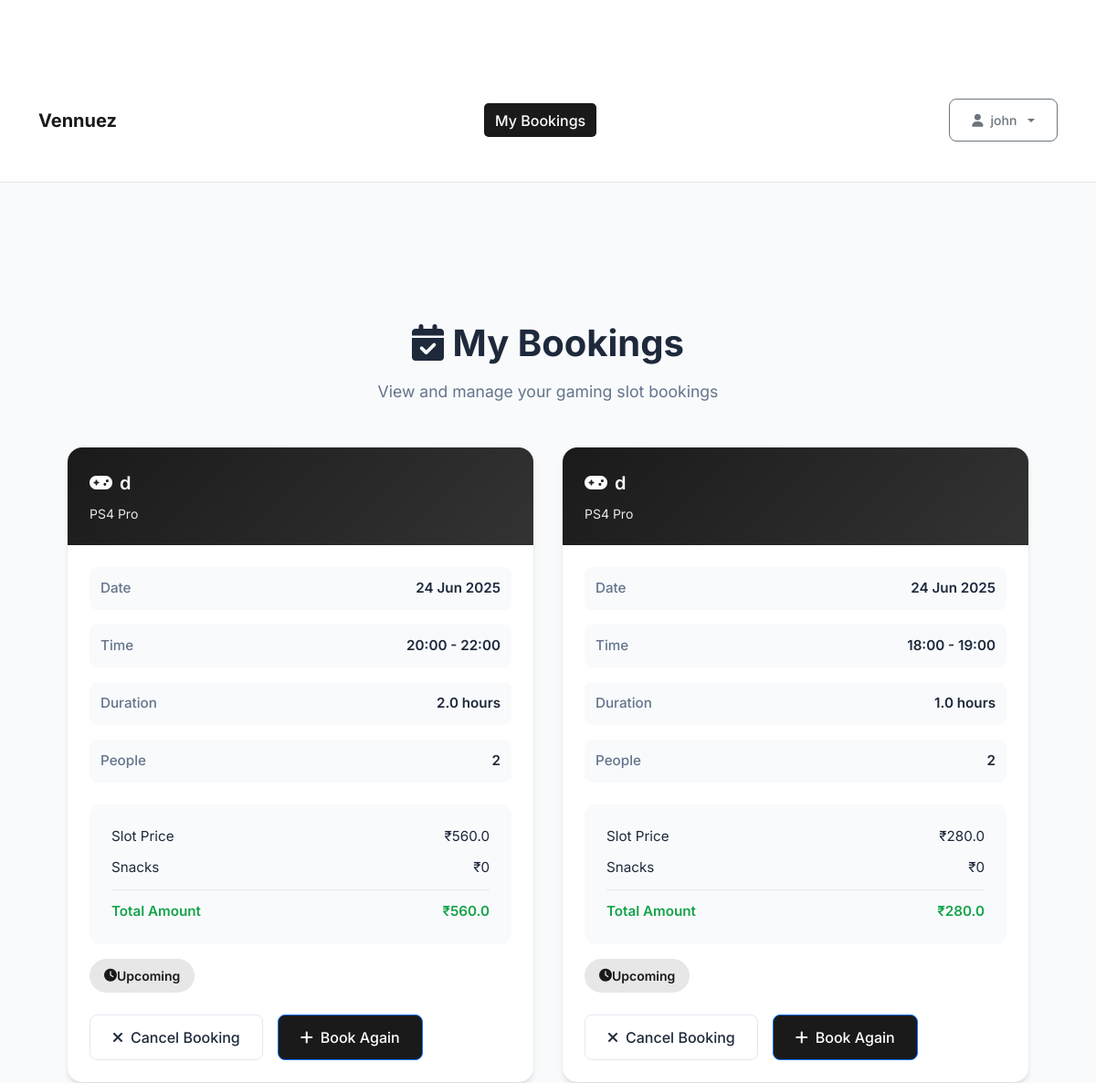
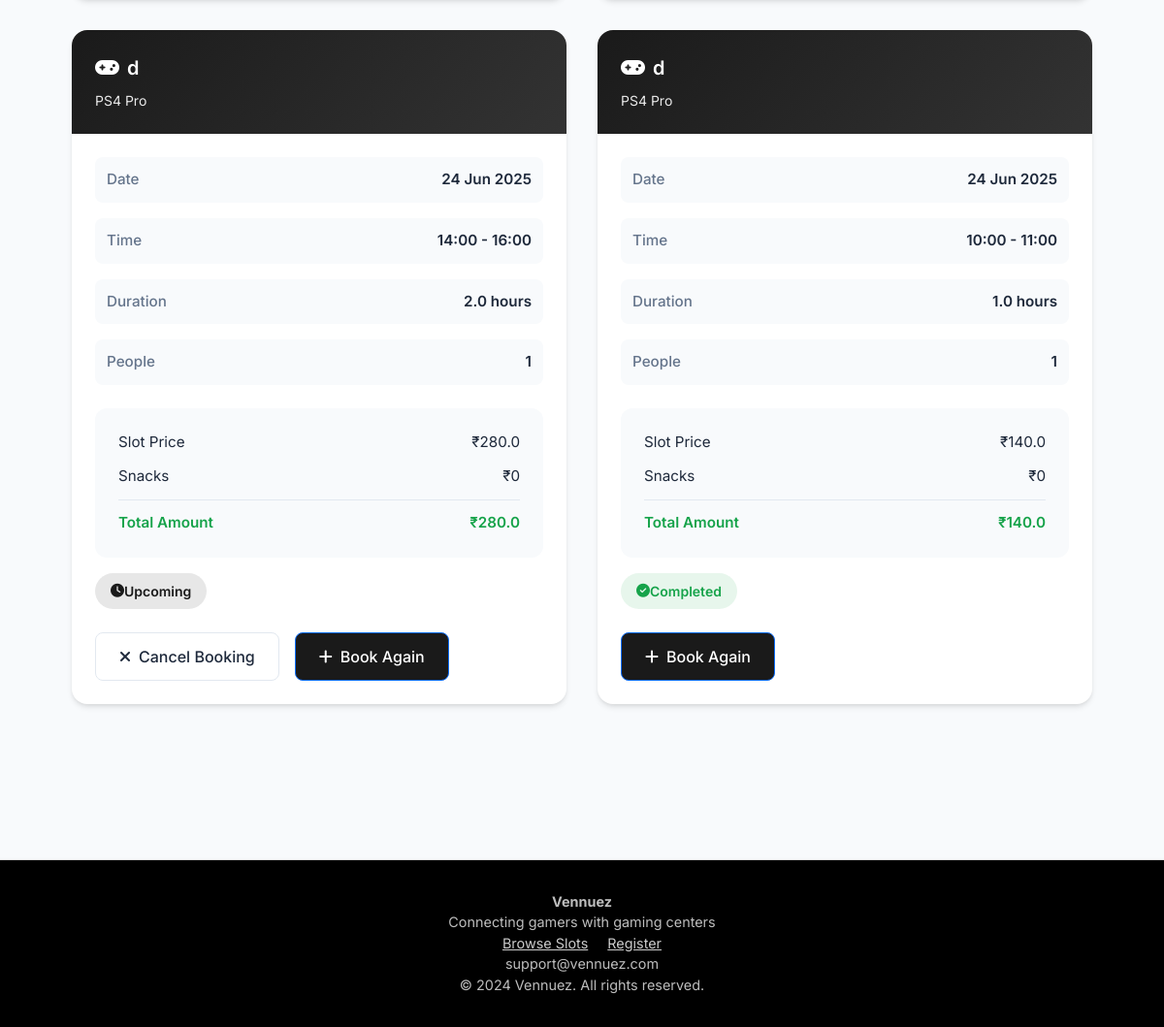
The app's page /user_dashboard (signed in) with its own data (2 pictures, top to bottom).
### models.py (models this page shows, shortened)
class User(UserMixin, db.Model):
    __tablename__ = 'users'
    id = db.Column(db.Integer, primary_key=True)
    username = db.Column(db.String(80), unique=True, nullable=False)
    email = db.Column(db.String(120), unique=True, nullable=True)
    phone = db.Column(db.String(20), nullable=False , unique = True)
    password_hash = db.Column(db.String(256), nullable=False)
    full_name = db.Column(db.String(120), nullable=True)
    age = db.Column(db.Integer, nullable=True)
    created_at = db.Column(db.DateTime, default=datetime.utcnow)
    total_spent = db.Column(db.Float, default=0.0)
    bookings = db.relationship('TimeSlot', backref='user', lazy=True, foreign_keys='TimeSlot.user_id')
    coin_balances = db.relationship('UserCoinBalance', backref='user', lazy=True)
    subscriptions = db.relationship("Subscription", back_populates="user", cascade="all, delete")

class TimeSlot(db.Model):
    __tablename__ = 'time_slots'
    id = db.Column(db.Integer, primary_key=True)
    start_time = db.Column(db.DateTime, nullable=False)
    end_time = db.Column(db.DateTime, nullable=False)
    total_amount = db.Column(db.Float, nullable=False)
    advance_paid = db.Column(db.Float, default=0.0)  # Fixed advance amount
    is_booked = db.Column(db.Boolean, default=False)
    snacks_amount = db.Column(db.Float, default=0.0)
    final_amount = db.Column(db.Float, default=0.0)
    completed = db.Column(db.Boolean, default=False)
    number_of_people = db.Column(db.Integer, default=1)  # New field for number of people
    duration_hours = db.Column(db.Float, default=1.0)
    booking_id = db.Column(db.String(20), unique=True, nullable=True)
    customer_name = db.Column(db.String(100), nullable=True)
    customer_phone = db.Column(db.String(20), nullable=True)
    customer_email = db.Column(db.String(120), nullable=True)
    customer_age = db.Column(db.Integer, nullable=True)
    special_requests = db.Column(db.Text, nullable=True)
    contact_sms = db.Column(db.Boolean, default=True)
    contact_whatsapp = db.Column(db.Boolean, default=True)
    contact_email = db.Column(db.Boolean, default=False)
    payment_status = db.Column(db.String(20), default='pending')  # pending, paid, failed
    payment_id = db.Column(db.String(100), nullable=True)
    booking_time = db.Column(db.DateTime, nullable=True)
    created_at = db.Column(db.DateTime, default=datetime.utcnow)
    console_id = db.Column(db.Integer, db.ForeignKey('consoles.id'), nullable=False)
    user_id = db.Column(db.Integer, db.ForeignKey('users.id'), nullable=True)  # Optional for unregistered bookings

class Console(db.Model):
    __tablename__ = 'consoles'
    id = db.Column(db.Integer, primary_key=True)
    name = db.Column(db.String(100), nullable=False)
    console_type = db.Column(db.String(50), nullable=False)
    hourly_rate = db.Column(db.Float, nullable=False)  # Rate per person per hour
    is_available = db.Column(db.Boolean, default=True)
    created_at = db.Column(db.DateTime, default=datetime.utcnow)
    owner_id = db.Column(db.Integer, db.ForeignKey('owners.id'), nullable=False)
    slots = db.relationship('TimeSlot', backref='console', lazy=True, cascade='all, delete-orphan')

### routes.py (the view)
@app.route('/user_dashboard')
@login_required
def user_dashboard():
    user = User.query.get(session['user_id'])
    bookings = TimeSlot.query.filter_by(user_id=user.id).order_by(TimeSlot.start_time.desc()).all()
    coin_balances = UserCoinBalance.query.filter_by(user_id=user.id).all()
    return render_template('user_dashboard.html', user=user, bookings=bookings, coin_balances=coin_balances , now=datetime.now())

### app.py (called while the page is built)
@login_manager.user_loader
def load_user(user_id):
    from models import Owner, User
    from flask import session
    user_type = session.get('user_type')
    if user_type == 'owner':
        return Owner.query.get(int(user_id))
    elif user_type == 'user':
        return User.query.get(int(user_id))
    return None

### templates/user_dashboard.html (shortened to what this page needs)
{% extends "base.html" %}
{% block content %}
<section class="user-dashboard">
    <div class="page-header">
                <h1 class="page-title">
            <i class="fas fa-calendar-check"></i> My Bookings
                </h1>
        <p class="page-subtitle">View and manage your gaming slot bookings</p>
    </div>
    <div class="bookings-grid">
        {% for slot in bookings %}
        <div class="booking-card">
            <div class="booking-header">
                <div class="console-name">
                    <i class="fas fa-gamepad"></i>
                    {{ slot.console.name if slot.console else 'Unknown Console' }}
                </div>
                <div class="console-type">{{ slot.console.console_type if slot.console else '' }}</div>
                    </div>
                    <div class="booking-body">
                        <div class="booking-details">
                            <div class="detail-row">
                        <span class="detail-label">Date</span>
                        <span class="detail-value">{{ slot.start_time.strftime('%d %b %Y') }}</span>
                            </div>
                            <div class="detail-row">
                        <span class="detail-label">Time</span>
                        <span class="detail-value">{{ slot.start_time.strftime('%H:%M') }} - {{ slot.end_time.strftime('%H:%M') }}</span>
                            </div>
                            <div class="detail-row">
                        <span class="detail-label">Duration</span>
                        <span class="detail-value">{{ ((slot.end_time - slot.start_time).total_seconds() / 3600)|round }} hours</span>
                    </div>
                    <div class="detail-row">
                        <span class="detail-label">People</span>
                        <span class="detail-value">{{ slot.number_of_people }}</span>
                    </div>
                </div>
                <div class="payment-section">
                    <div class="payment-row">
                        <span>Slot Price</span>
                        <span>₹{{ slot.total_amount }}</span>
                    </div>
                    <div class="payment-row">
                        <span>Snacks</span>
                        <span>₹{{ slot.snacks_amount or 0 }}</span>
                    </div>
                    <div class="payment-row">
                        <span>Total Amount</span>
                        <span>₹{{ slot.final_amount if slot.final_amount else slot.total_amount + (slot.snacks_amount or 0) }}</span>
                    </div>
                </div>
                <div class="booking-status {% if slot.start_time > now %}status-upcoming{% elif slot.completed %}status-completed{% else %}status-cancelled{% endif %}">
                    <i class="fas {% if slot.start_time > now %}fa-clock{% elif slot.completed %}fa-check-circle{% else %}fa-times-circle{% endif %}"></i>
                    {% if slot.start_time > now %}Upcoming{% elif slot.completed %}Completed{% else %}Cancelled{% endif %}
                </div>
                <div class="booking-actions">
                    {% if slot.start_time > now %}
                    <button class="btn btn-outline" onclick="cancelBooking('{{ slot.id }}')">
                        <i class="fas fa-times"></i> Cancel Booking
                    </button>
                    {% endif %}
                    <a href="{{ url_for('book_slot', slot_id=slot.console.id) }}" class="btn btn-primary">
                        <i class="fas fa-plus"></i> Book Again
                    </a>
                </div>
            </div>
        </div>
        {% endfor %}
    </div>
</section>
{% endblock %}

### templates/base.html (shortened to what this page needs)
<!DOCTYPE html>
<html lang="en">
<head>
  <link rel="stylesheet" href="{{ url_for('static', filename='css/main.css') }}">
  <link rel="stylesheet" href="https://cdnjs.cloudflare.com/ajax/libs/font-awesome/6.4.0/css/all.min.css" />
  <link href="https://cdn.jsdelivr.net/npm/bootstrap@5.3.0/dist/css/bootstrap.min.css" rel="stylesheet" />
</head>
<body>
  <nav class="navbar navbar-expand-md">
    <div class="container d-flex flex-wrap justify-content-between align-items-center">
      <a class="navbar-brand" href="{{ url_for('index') }}">Vennuez</a>
      <div class="d-none d-md-block mx-auto">
        {% if current_user.is_authenticated %}
          {% if session.user_type != 'owner' %}
            <a href="{{ url_for('user_dashboard') }}" class="nav-link {% if request.endpoint == 'user_dashboard' %}active{% endif %}">
              My Bookings
            </a>
          {% elif session.user_type == 'owner' %}
            <a href="{{ url_for('dashboard') }}" class="nav-link {% if request.endpoint == 'dashboard' %}active{% endif %}">
              Dashboard
            </a>
          {% endif %}
        {% endif %}
      </div>
      <div class="navbar-buttons">
        {% if current_user.is_authenticated %}
          <div class="dropdown">
            <button class="btn btn-outline-secondary dropdown-toggle btn-sm" data-bs-toggle="dropdown">
              <i class="fas fa-user"></i> {{ current_user.username }}
            </button>
          </div>
        {% endif %}
      </div>
    </div>
  </nav>
  <main class="container my-4">
    {% block content %}{% endblock %}
  </main>
  <footer class="footer">
    <div>
      <strong>Vennuez</strong><br />
      Connecting gamers with gaming centers<br />
      <a href="{{ url_for('available_slots') }}" style="color:#ccc; margin-right:1rem;">Browse Slots</a>
      <a href="{{ url_for('register') }}" style="color:#ccc;">Register</a><br />
      support@vennuez.com<br />
      &copy; 2024 Vennuez. All rights reserved.
    </div>
  </footer>
</body>
</html>

### static/css/main.css (style rules this page uses)
:root { --primary: #222831; --secondary: #393e46; --accent: #00adb5; --background: #fff; --text: #222831; --muted: #f5f6fa; --border: #e0e0e0; --success: #00b894; --danger: #e17055; }
* { margin: 0; padding: 0; box-sizing: border-box; }
html, body { height: 100%; overflow-x: hidden; }
body { font-family: 'Inter', Arial, sans-serif; background: var(--background); color: var(--text); min-height: 100vh; line-height: 1.6; }
.btn { background: var(--accent); color: #fff; border: none; border-radius: 4px; padding: 0.5rem 1.25rem; font-size: 1rem; font-weight: 500; cursor: pointer; transition: background 0.2s; outline: none; }
.container { max-width: 1200px; margin: 0 auto; padding: 96px 1.5rem 2rem 1.5rem; }
.btn { display: inline-flex; align-items: center; justify-content: center; padding: 0.75rem 1.5rem; border-radius: 0.25rem; font-weight: 500; cursor: pointer; transition: all 0.2s; border: none; }
.btn-primary { background: var(--primary); color: white; }
.btn-outline { background: transparent; border: 1px solid var(--gray-200); }
h1, h2, h3, h4, h5 { color: var(--primary); font-weight: 700; margin-bottom: 1rem; }
.footer { background: var(--primary); color: #fff; text-align: center; padding: 2rem 1rem 1rem 1rem; margin-top: 3rem; border-top: 1px solid var(--border); }

### templates/base.html (style rules this page uses)
:root { --primary: #003049; --accent: #d62828; }
body { font-family: 'Inter', sans-serif; margin: 0; background: #fff; }
.navbar { background-color: white; padding: 0.75rem 1rem; border-bottom: 1px solid #e5e5e5; }
.navbar .nav-link { color: var(--primary); font-weight: 500; }
.navbar .nav-link:hover, .navbar .nav-link.active { background-color: var(--primary); color: #fff !important; border-radius: 5px; padding: 0.4rem 0.75rem; }
.navbar-brand { font-weight: bold; color: var(--primary) !important; }
.footer { background: #000; color: #bdbdbd; padding: 2rem; text-align: center; font-size: 0.9rem; }
.navbar-buttons { display: flex; align-items: center; gap: 0.75rem; }

### records on screen
User: username "john"
TimeSlot: console "d", console "PS4 Pro", start_time "24 Jun 2025", start_time "20:00", end_time "22:00", end_time+start_time "2.0", number_of_people "2", total_amount "560.0", snacks_amount "0", final_amount+total_amount+snacks_amount "560.0", shows "Upcoming"
TimeSlot: console "d", console "PS4 Pro", start_time "24 Jun 2025", start_time "18:00", end_time "19:00", end_time+start_time "1.0", number_of_people "2", total_amount "280.0", snacks_amount "0", final_amount+total_amount+snacks_amount "280.0", shows "Upcoming"
TimeSlot: console "d", console "PS4 Pro", start_time "24 Jun 2025", start_time "14:00", end_time "16:00", end_time+start_time "2.0", number_of_people "1", total_amount "280.0", snacks_amount "0", final_amount+total_amount+snacks_amount "280.0", shows "Upcoming"
TimeSlot: console "d", console "PS4 Pro", start_time "24 Jun 2025", start_time "10:00", end_time "11:00", end_time+start_time "1.0", number_of_people "1", total_amount "140.0", snacks_amount "0", final_amount "140.0", completed True (drawn)
